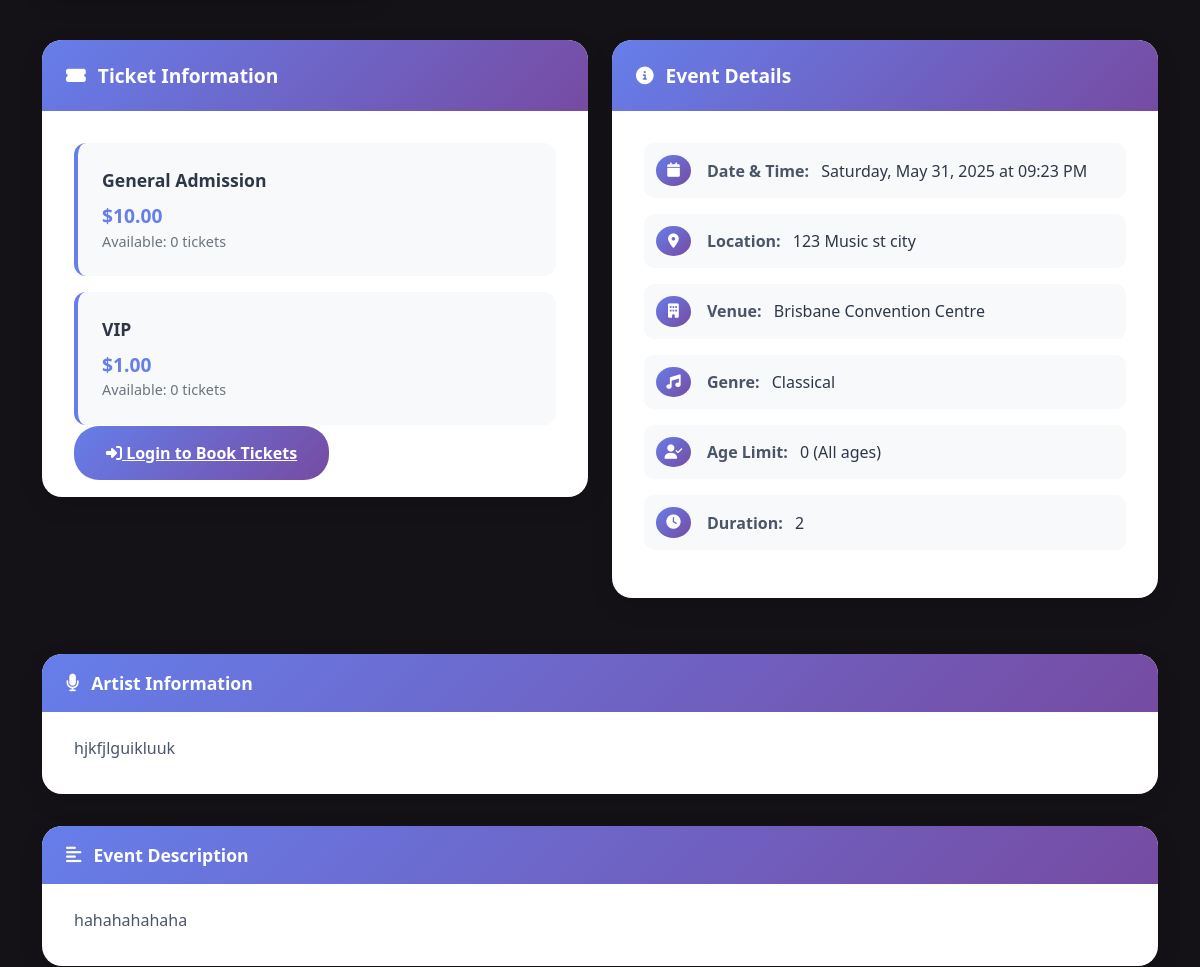
The page /events/3 (middle part) on the database as committed earlier.
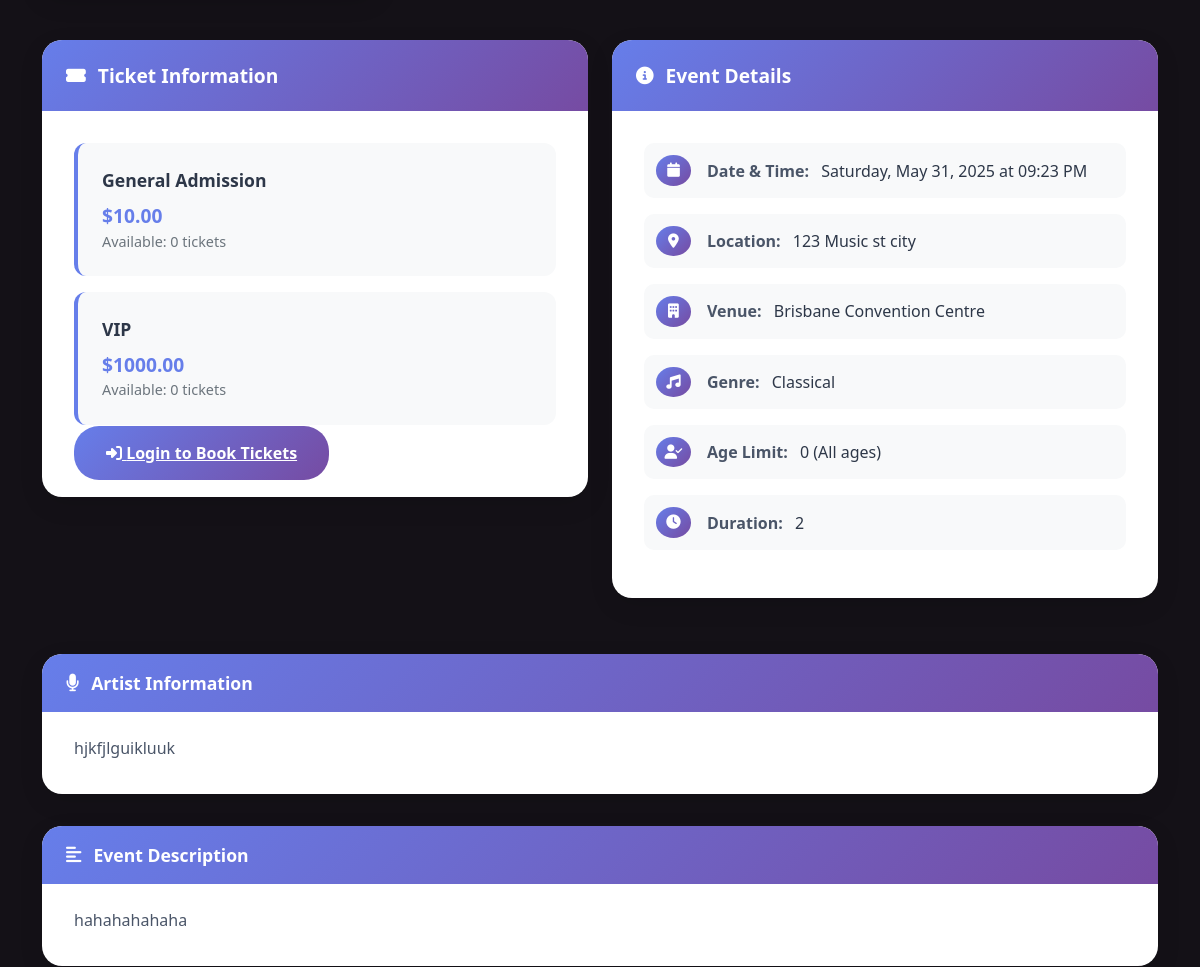
The same page on the database as committed later.
### website/models.py (models this page shows, shortened)
class ticket_type(db.Model):
    __tablename__ = 'ticket_type'
    id = db.Column(db.Integer, primary_key=True)  # Unique identifier for the ticket type
    event_id = db.Column(db.Integer, db.ForeignKey('events.id'), nullable=False)  # Foreign key linking to the Event
    type_name = db.Column(db.String(100), nullable=False)  # Name of the ticket type (e.g., General, VIP)
    description = db.Column(db.Text, nullable=True) # Optional description for this ticket type
    price = db.Column(db.Float, nullable=False)  # Price of the ticket
    quantity_available = db.Column(db.Integer, nullable=False)  # Number of tickets available for this type
    created_at = db.Column(db.DateTime, default=datetime.now)  # Creation timestamp
    updated_at = db.Column(db.DateTime, default=datetime.now, onupdate=datetime.now)  # Last update timestam

### website/events.py (the view)
@eventbp.route('/<int:id>')
def details(id):
    event = db.session.query(Event).filter_by(id=id).first_or_404()
    cform = CommentForm()
    comments = event.comments.order_by(Comment.created_at.desc()).all() # order the comments by the date they were created
    return render_template('events/eventDetails.html', event=event, form=cform, comments=comments)

### website/models.py (called while the page is built)
    @property
    def current_status(self):
        if self.status == 'Cancelled':
            return 'Cancelled'
        if self.status == 'Completed':
            return 'Completed'
        if self.start_datetime and self.start_datetime < datetime.now():
            return 'Inactive'
        if self.ticket_types:
            total_available = sum(ticket.quantity_available for ticket in self.ticket_types)
            if total_available == 0:
                return 'Sold Out'
        return 'Open'

### website/templates/events/eventDetails.html (shortened to what the changed rows need)
{% extends 'base.html' %}
{% from "bootstrap5/form.html" import render_form %}
{% block head %}
<link rel="stylesheet" href="{{ url_for('static', filename='style/eventDetails.css') }}">
{% endblock %}
{% block content %}
{% if event %}
<div class="container">
    <div class="row">
        <div class="col-lg-6 mb-4">
            <div class="content-card">
                <div class="content-card-body">
                    {% if event.ticket_types.all() %}
                        <ul class="ticket-list">
                            {% for ticket in event.ticket_types %}
                                <li class="ticket-item">
                                    <div class="ticket-type">{{ ticket.type_name }}</div>
                                    <div class="ticket-price">${{ "%.2f"|format(ticket.price) }}</div>
                                    <div class="ticket-availability">Available: {{ ticket.quantity_available }} tickets</div>
                                </li>
                            {% endfor %}
                        </ul>
                    {% else %}
                        <div class="text-center py-3">
                            <i class="fas fa-ticket-alt fa-3x text-muted mb-3"></i>
                            <p>Ticket information not yet available or this event might be free.</p>
                        </div>
                        {% endif %}
                </div>
            </div>
        </div>
    </div>
</div>
{% endif %}
{% endblock %}

Rows that differ between the two databases and show on the page:
changed ticket_type "VIP": price "1.00" → "1000.00"
